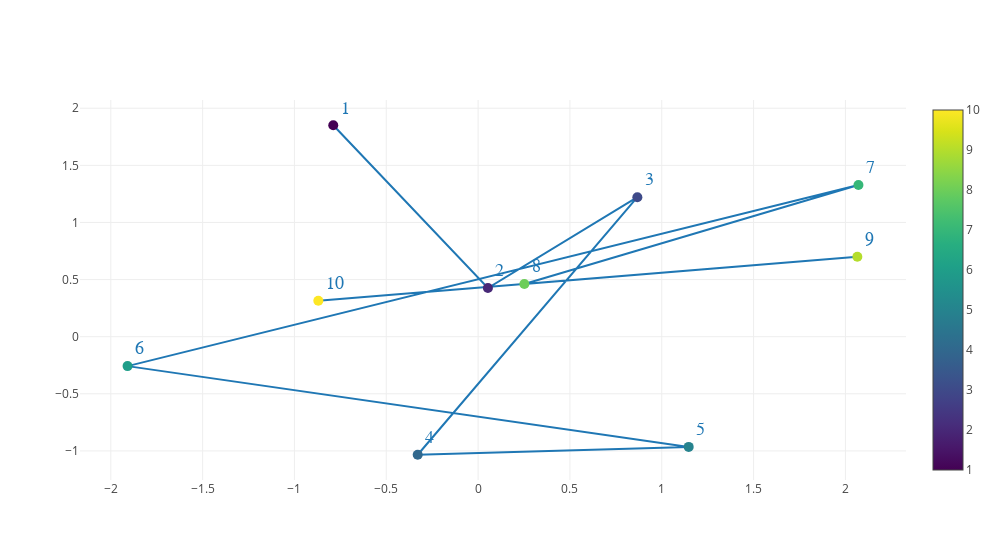

Source (notebook cell):
### Code cell
N = 10
X = np.random.randn(N)
Y = np.random.randn(N)

data = [go.Scatter(
    x = X,
    y = Y,
    text = list(range(1,N+1)),
    textposition='top right',
    textfont=dict(
        family='sans serif',
        size=18,
        color='#1f77b4'
    ),
    mode='lines+markers+text',
    marker=dict(
        size='10',
        color = list(range(1,N+1)),
        colorscale='Viridis',
        showscale=True,
    )
)]

layout = dict(
plot_bgcolor ='white',
width = 1000,
xaxis= {'zeroline': False},
yaxis= {'zeroline': False},
)

py.iplot(dict(data=data, layout=layout))

### Figure 1 — Plotly figure (JSON) as saved in the notebook; plotly's stock layout.template omitted (floating-point values rounded to 4 significant figures)
{"data": [{"marker": {"color": [1, 2, 3, 4, 5, 6, 7, 8, 9, 10], "colorscale": "Viridis", "showscale": true, "size": "10"}, "mode": "lines+markers+text", "text": [1, 2, 3, 4, 5, 6, 7, 8, 9, 10], "textfont": {"color": "#1f77b4", "family": "sans serif", "size": 18}, "textposition": "top right", "type": "scatter", "x": [-0.7887, 0.05334, 0.8672, -0.3289, 1.147, -1.909, 2.071, 0.2518, 2.065, -0.8701], "y": [1.851, 0.426, 1.221, -1.034, -0.9649, -0.2577, 1.328, 0.4612, 0.7, 0.3141]}], "layout": {"plot_bgcolor": "white", "width": 1000, "xaxis": {"zeroline": false}, "yaxis": {"zeroline": false}}}
